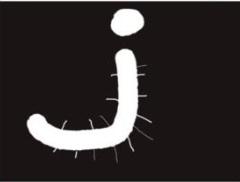
#> input picture images/erode.png, 240 x 182 px, given in place of erode.bmp, which was not available
$ python demo_erode.py
#> lines starting #> are read from the running program, lines starting #| are printed output that depends on the picture; pictures that were not available may be replaced by others from this repository, and a replacement may not be noted

#腐蚀操作中，需要定义卷积和大小和迭代的次数，如果迭代多，核越大 腐蚀越严重
import cv2
import numpy as np
# [7 lines of commented-out code are left out]

o=cv2.imread("erode.bmp",cv2.IMREAD_UNCHANGED)
#> o is the input picture: shape (182, 240, 3); mean B, G, R 45.5, 45.5, 51.5

kernel=np.ones((5,5),np.uint8)

erosion=cv2.erode(o,kernel)
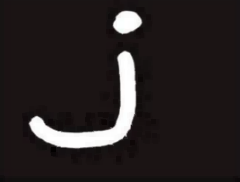
#> erosion: shape (182, 240, 3); mean B, G, R 35.9, 35.8, 41.8

cv2.imshow("orriginal",o)

cv2.imshow("erosion",erosion)

cv2.waitKey()

cv2.destroyAllWindows()

#膨胀的操作和腐蚀刚好相反。
img=np.zeros((5,5),np.uint8)
img[2:3,1:4]=1
kernel=np.ones((3,1),np.uint8)
dilation=cv2.dilate(img,kernel)
print("img=\n",img)
print("kernel=\n",kernel)
print("dilation\n",dilation)


##
import cv2

import numpy as np

o=cv2.imread("dilation.bmp",cv2.IMREAD_UNCHANGED)
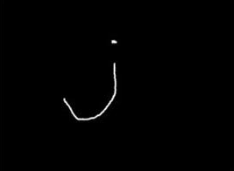
#> input picture images/dilation.png, 234 x 171 px, given in place of dilation.bmp, which was not available
#> o is the input picture: shape (171, 234, 3); mean B, G, R 1.3, 1.3, 1.3

kernel=np.ones((9,9),np.uint8)

dilation=cv2.dilate(o,kernel)
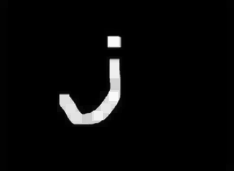
#> dilation: shape (171, 234, 3); mean B, G, R 8.6, 8.6, 8.6

cv2.imshow("original",o)

cv2.imshow("dilation",dilation)

cv2.waitKey()

cv2.destroyAllWindows()
